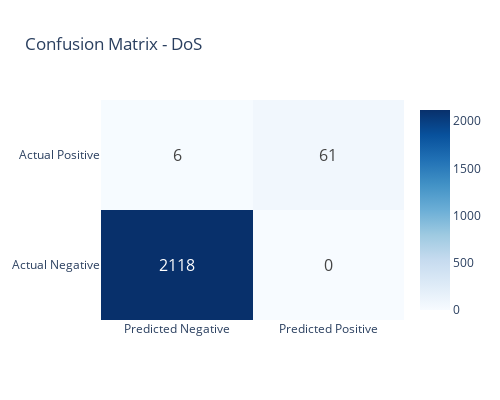
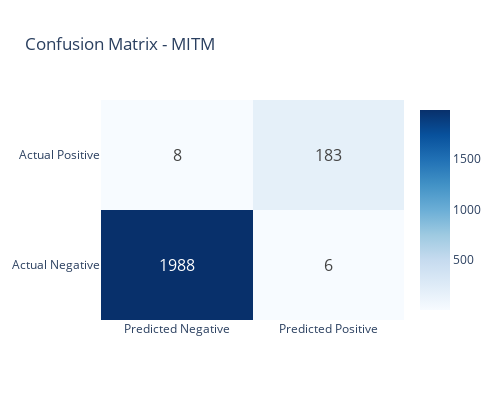

Notebook cell for these charts, in order:
### Code cell
# Plot confusion matrices for each attack type
for attack_type, results in multiclass_results.items():
    fig = go.Figure(data=go.Heatmap(
        z=results['confusion_matrix'],
        x=['Predicted Negative', 'Predicted Positive'],
        y=['Actual Negative', 'Actual Positive'],
        text=results['confusion_matrix'],
        texttemplate="%{text}",
        textfont={"size": 16},
        colorscale='Blues'
    ))
    
    fig.update_layout(
        title=f'Confusion Matrix - {attack_type}',
        height=400,
        width=500
    )
    
    fig.show()

### Figure 1 — Plotly figure (JSON) as saved in the notebook; plotly's stock layout.template omitted (floating-point values rounded to 4 significant figures)
{"data": [{"colorscale": [[0, "rgb(247,251,255)"], [0.125, "rgb(222,235,247)"], [0.25, "rgb(198,219,239)"], [0.375, "rgb(158,202,225)"], [0.5, "rgb(107,174,214)"], [0.625, "rgb(66,146,198)"], [0.75, "rgb(33,113,181)"], [0.875, "rgb(8,81,156)"], [1, "rgb(8,48,107)"]], "text": [[2118, 0], [6, 61]], "textfont": {"size": 16}, "texttemplate": "%{text}", "type": "heatmap", "x": ["Predicted Negative", "Predicted Positive"], "y": ["Actual Negative", "Actual Positive"], "z": [[2118, 0], [6, 61]]}], "layout": {"height": 400, "title": {"text": "Confusion Matrix - DoS"}, "width": 500}}

### Figure 2 — Plotly figure (JSON) as saved in the notebook; plotly's stock layout.template omitted (floating-point values rounded to 4 significant figures)
{"data": [{"colorscale": [[0, "rgb(247,251,255)"], [0.125, "rgb(222,235,247)"], [0.25, "rgb(198,219,239)"], [0.375, "rgb(158,202,225)"], [0.5, "rgb(107,174,214)"], [0.625, "rgb(66,146,198)"], [0.75, "rgb(33,113,181)"], [0.875, "rgb(8,81,156)"], [1, "rgb(8,48,107)"]], "text": [[1988, 6], [8, 183]], "textfont": {"size": 16}, "texttemplate": "%{text}", "type": "heatmap", "x": ["Predicted Negative", "Predicted Positive"], "y": ["Actual Negative", "Actual Positive"], "z": [[1988, 6], [8, 183]]}], "layout": {"height": 400, "title": {"text": "Confusion Matrix - MITM"}, "width": 500}}
